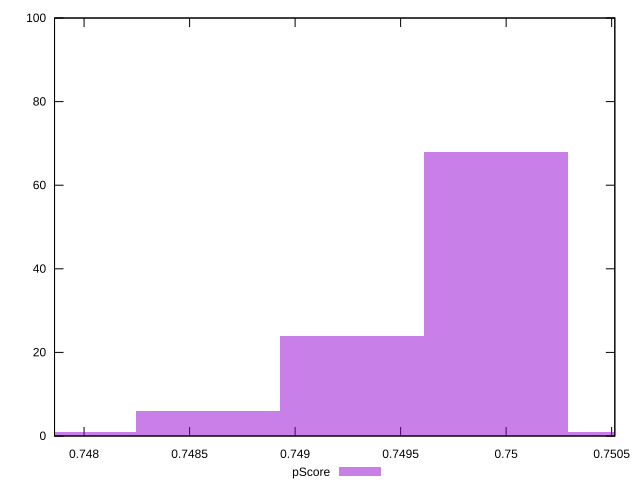

This figure's gnuplot source:
reset

$pScore <<EOF
0.7479065234171223 1
0.749271316343066 24
0.7499537128060378 68
0.7485889198800941 6
0.7506361092690096 1
EOF

set key outside below
set boxwidth 0.0006823964629718269
set xrange [0.74786:0.7505149992307028]
set yrange [0:100]
set trange [0:100]
set style fill transparent solid 0.5 noborder
set terminal svg size 640, 490 enhanced background rgb 'white'
set output "reports/report_00031_2021-02-24T23-18-18.084Z/uses-rel-preconnect/samples/astro/pScore/histogram.svg"

plot $pScore title "pScore" with boxes

reset
